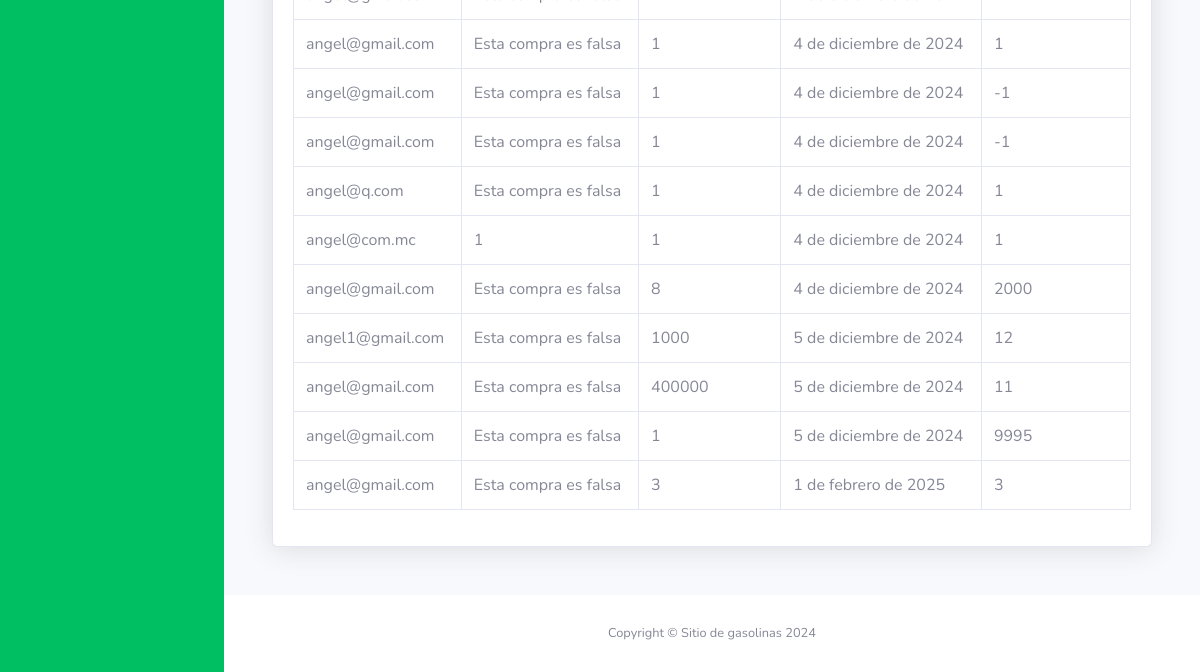
The page /listar_compras/ (lower part) on the database as committed earlier.
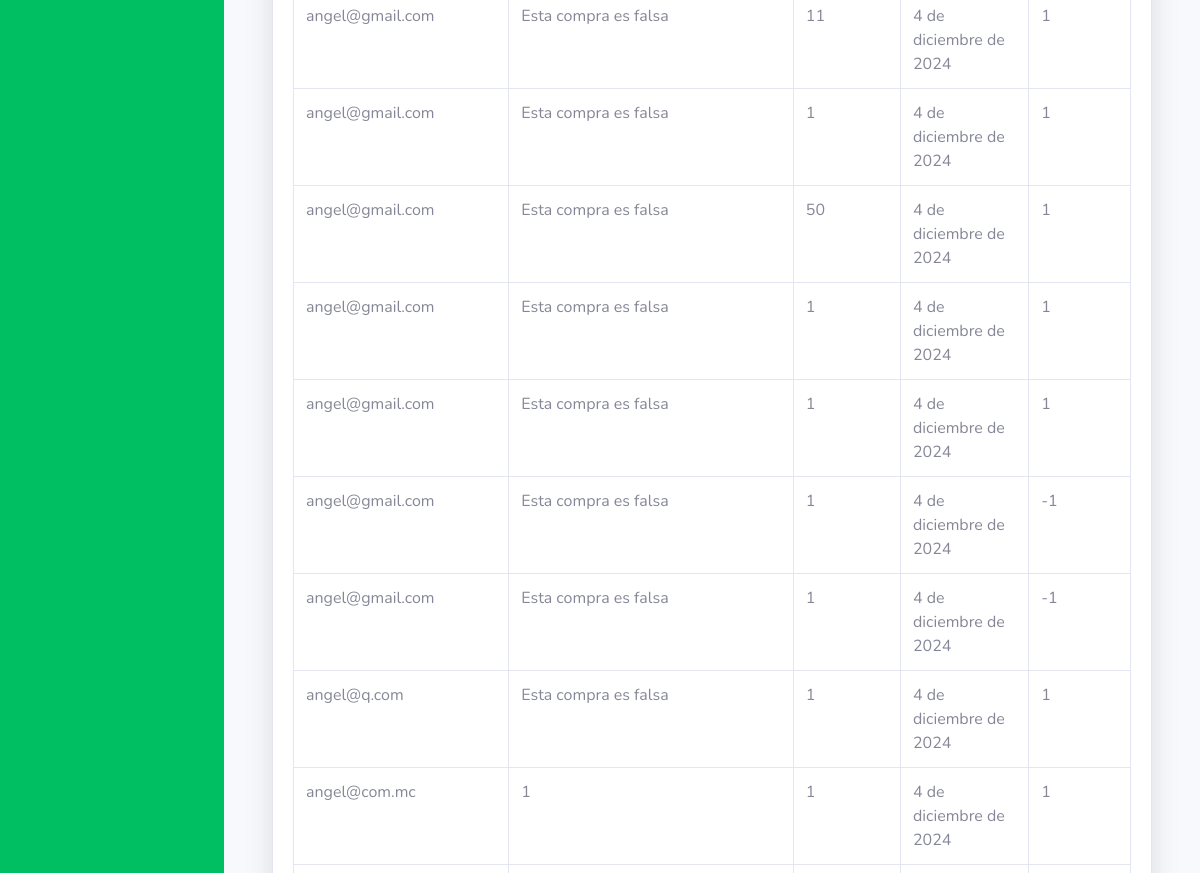
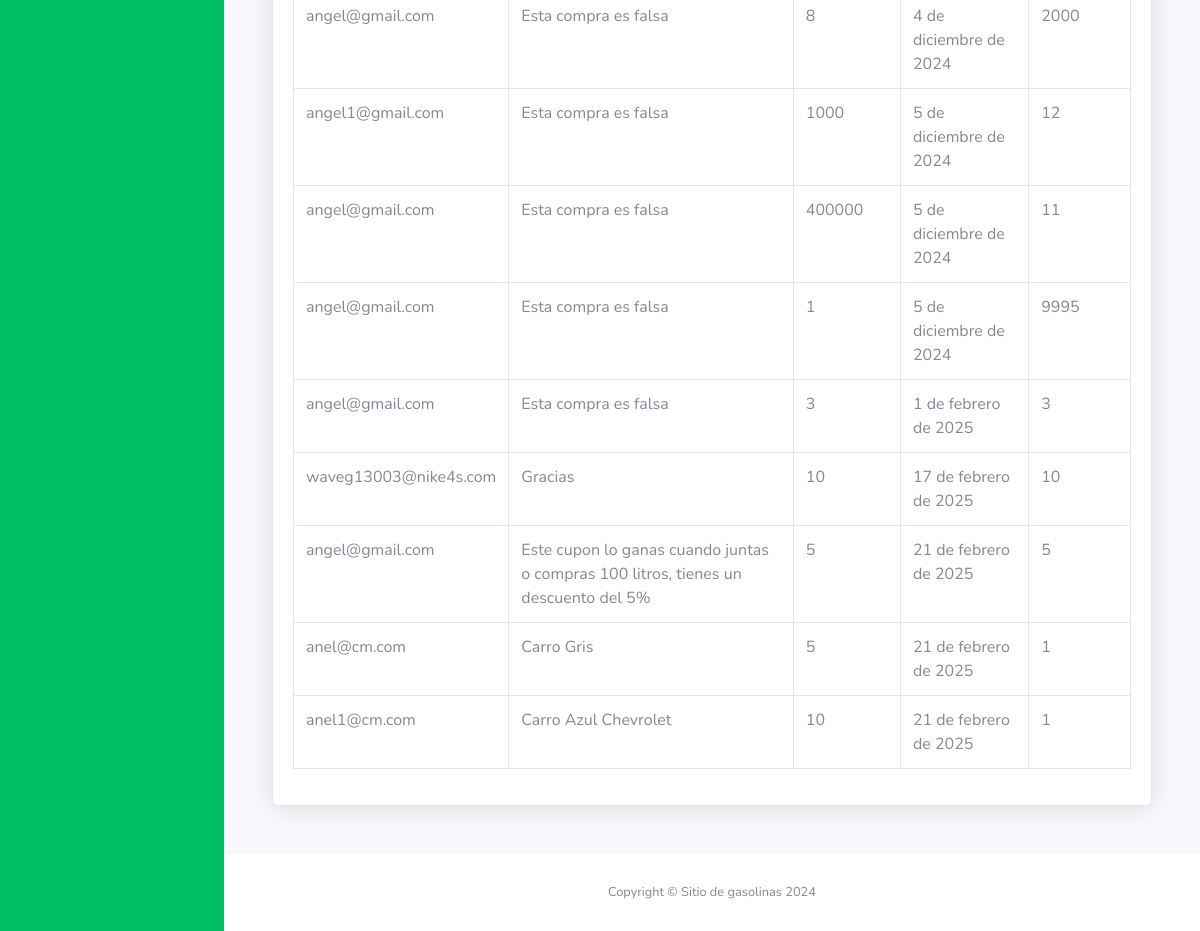
The same page on the database as committed later (2 pictures, top to bottom).
### compra/models.py (models this page shows, shortened)
class Compra(models.Model):
    COMPRA_CHOICES = [
        ('efectivo', 'Efectivo'),
        ('credito', 'Credito'),
    ]
    email = models.EmailField(max_length=100)
    descripcion = models.CharField(max_length=100)
    litros_vendidos = models.IntegerField()
    total_venta = models.IntegerField()
    metodo_pago = models.CharField(max_length=10, choices=COMPRA_CHOICES)
    fecha_compra = models.DateField(default=date.today)
    cupon = models.CharField(max_length=100, null=True)

### compra/views.py (the view)
# urls.py: path('listar_compras/', views.listar_compras, name='listar_compras'),  # Vista de login
def listar_compras(request):
    compras = Compra.objects.all()
    context = {
        'compras': compras
    }
    return render(request, 'lista_compras.html', context)

### compra/templates/lista_compras.html (shortened to what this page needs)
{% load static %}
<!DOCTYPE html>
<html lang="en">
<head>
    <link href="{% static 'css/all.min.css' %}" rel="stylesheet" type="text/css">
    <link href="{% static 'css/styles.css' %}" rel="stylesheet">
</head>
<body id="page-top">
    <div id="wrapper">
        <ul class="navbar-nav bg-gradient-primary sidebar sidebar-dark accordion" id="accordionSidebar">
        </ul>
        <div id="content-wrapper" class="d-flex flex-column">
            <div id="content">
                <div class="container-fluid">
                    <div class="row">
                        <div class="col-lg-12 mb-4">
                            <div class="container-fluid">
                                <div class="card shadow mb-4">
                                    <div class="card-body">
                                        <div class="table-responsive">
                                            <table class="table table-bordered" id="dataTable" width="100%" cellspacing="0">
                                                <tbody>
                                                    {% for compra in compras %}
                                                        <tr>
                                                            <td>{{ compra.email }}</td>
                                                            <td>{{  compra.descripcion }}</td>
                                                            <td>{{  compra.litros_vendidos }}</td>
                                                            <td>{{  compra.fecha_compra }}</td>
                                                            <td>{{  compra.total_venta }}</td>
                                                        </tr>
                                                    {% empty %}
                                                        <li>No hay compras registrados.</li>
                                                        <tr>
                                                            <td colspan="5" >No hay compras registradas.</td>
                                                        </tr>
                                                    {% endfor %}
                                                </tbody>
                                            </table>
                                        </div>
                                    </div>
                                </div>
                            </div>
                        </div>
                    </div>
                </div>
            </div>
            <footer class="sticky-footer bg-white">
                <div class="container my-auto">
                    <div class="copyright text-center my-auto">
                        <span>Copyright &copy; Sitio de gasolinas 2024</span>
                    </div>
                </div>
            </footer>
        </div>
    </div>
</body>
</html>

Rows that differ between the two databases and show on the page:
now on this page (row unchanged): Compra: email "angel@gmail.com", descripcion "Esta compra es falsa", litros_vendidos "11", fecha_compra "4 de diciembre de 2024", total_venta "1"
now on this page (row unchanged): Compra: email "angel@gmail.com", descripcion "Esta compra es falsa", litros_vendidos "1", fecha_compra "4 de diciembre de 2024", total_venta "1"
now on this page (row unchanged): Compra: email "angel@gmail.com", descripcion "Esta compra es falsa", litros_vendidos "50", fecha_compra "4 de diciembre de 2024", total_venta "1"
now on this page (row unchanged): Compra: email "angel@gmail.com", descripcion "Esta compra es falsa", litros_vendidos "1", fecha_compra "4 de diciembre de 2024", total_venta "1"
added Compra: email "waveg13003@nike4s.com", descripcion "Gracias", litros_vendidos "10", fecha_compra "17 de febrero de 2025", total_venta "10"
added Compra: email "angel@gmail.com", descripcion "Este cupon lo ganas cuando juntas o compras 100 litros, tienes un descuento del 5%", litros_vendidos "5", fecha_compra "21 de febrero de 2025", total_venta "5"
added Compra: email "anel@cm.com", descripcion "Carro Gris", litros_vendidos "5", fecha_compra "21 de febrero de 2025", total_venta "1"
added Compra: email "anel1@cm.com", descripcion "Carro Azul Chevrolet", litros_vendidos "10", fecha_compra "21 de febrero de 2025", total_venta "1"
